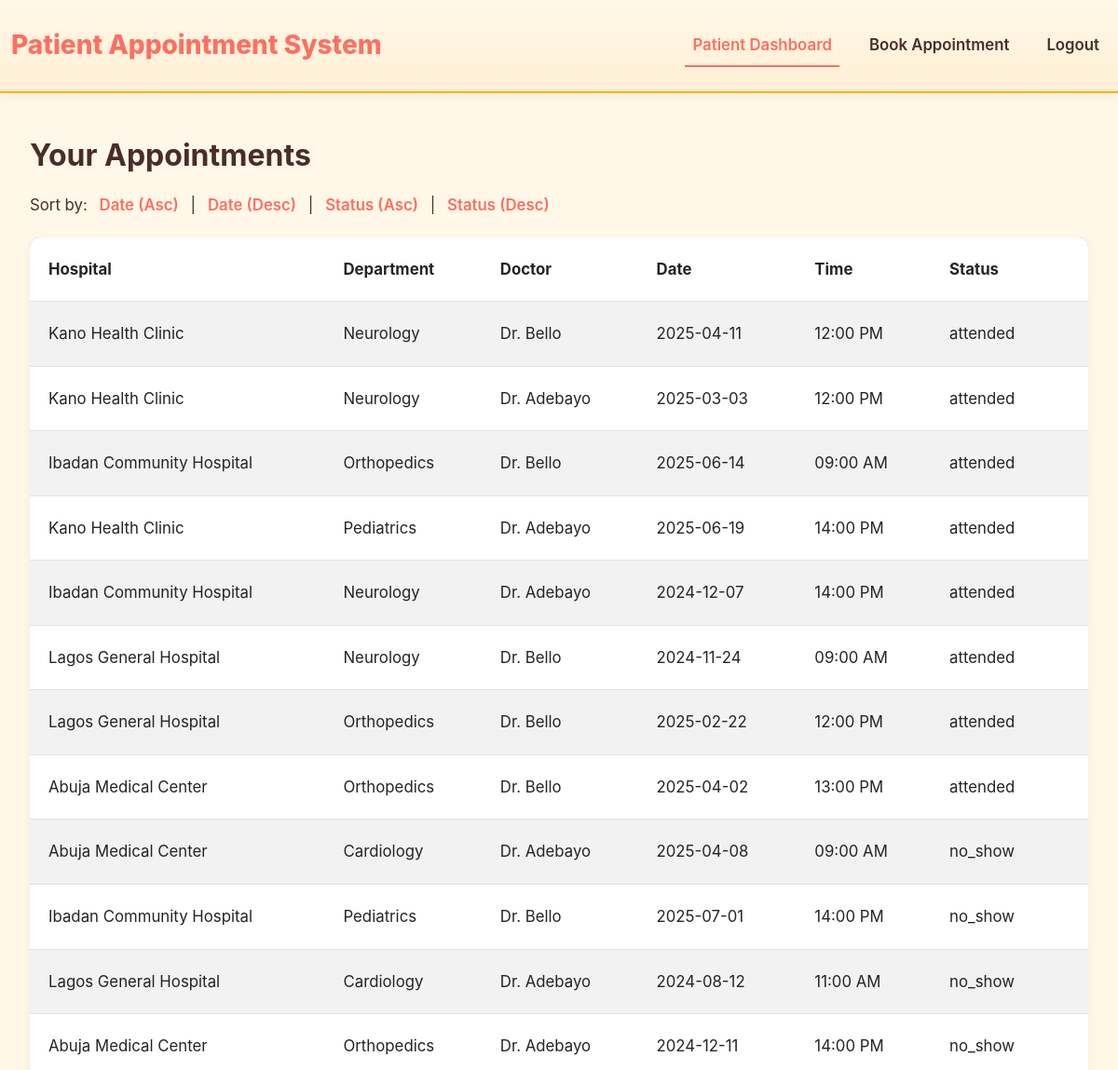
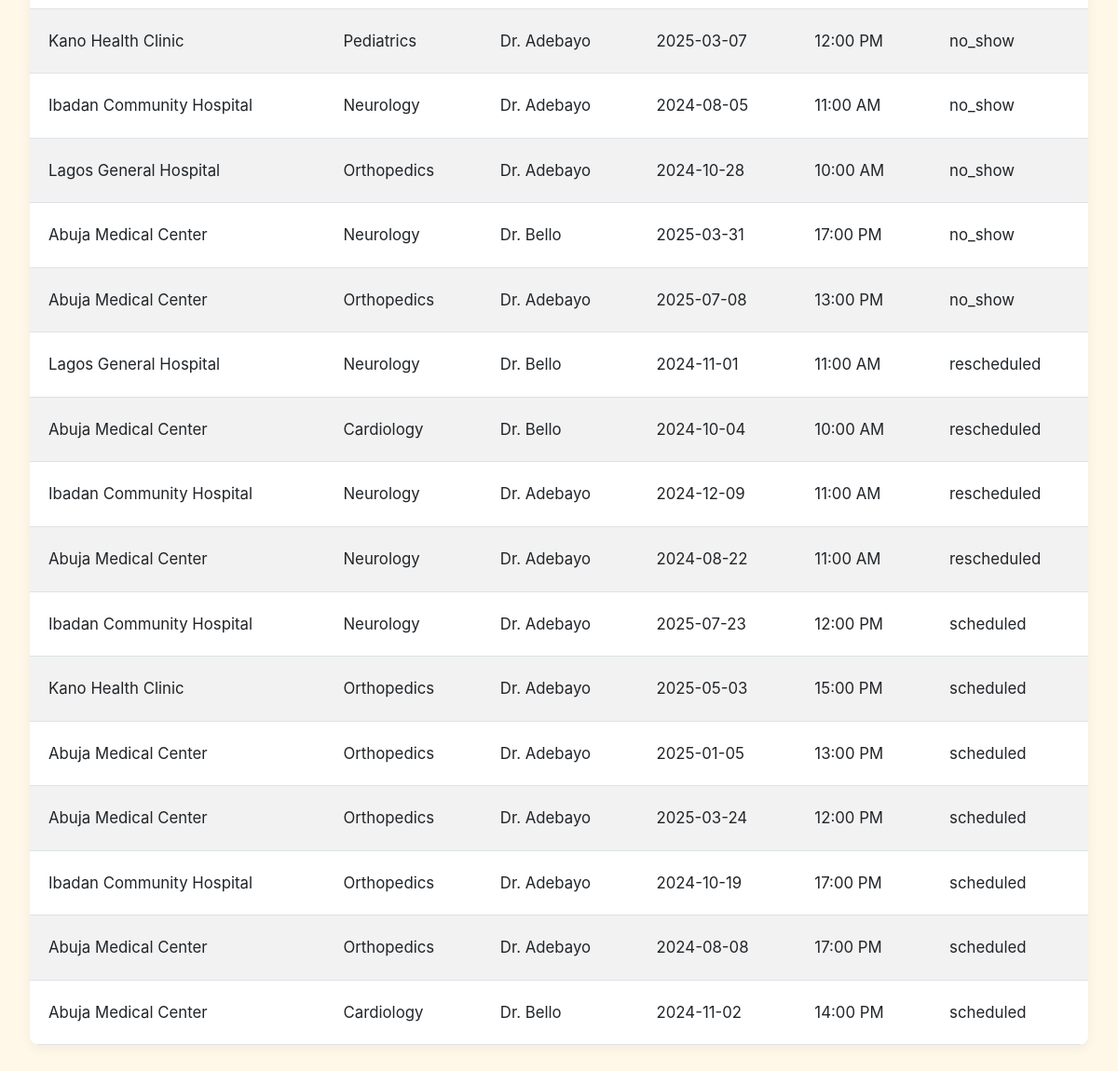
Page /patient?sort_by=status&sort_order=asc (signed in) on the committed database (2 pictures, top to bottom).
### tables this page shows
CREATE TABLE appointments 
                 (id INTEGER PRIMARY KEY AUTOINCREMENT, patient_id INTEGER, hospital_id INTEGER, department_id INTEGER, 
                  doctor_id INTEGER, slot_time TEXT, date TEXT, booking_date TEXT, no_show_prob REAL, reschedule_prob REAL, status TEXT,
                  FOREIGN KEY (patient_id) REFERENCES users(id),
                  FOREIGN KEY (hospital_id) REFERENCES hospitals(id),
                  FOREIGN KEY (department_id) REFERENCES departments(id),
                  FOREIGN KEY (doctor_id) REFERENCES doctors(id));

CREATE TABLE hospitals 
                 (id INTEGER PRIMARY KEY AUTOINCREMENT, name TEXT, location TEXT);

CREATE TABLE departments 
                 (id INTEGER PRIMARY KEY AUTOINCREMENT, hospital_id INTEGER, name TEXT,
                  FOREIGN KEY (hospital_id) REFERENCES hospitals(id));

CREATE TABLE doctors 
                 (id INTEGER PRIMARY KEY AUTOINCREMENT, hospital_id INTEGER, department_id INTEGER, name TEXT, schedule TEXT, gender TEXT,
                  FOREIGN KEY (hospital_id) REFERENCES hospitals(id),
                  FOREIGN KEY (department_id) REFERENCES departments(id));

### app.py (the view)
@app.route('/patient')
@login_required('patient')
def patient_dashboard():
    user_id = session['user_id']
    sort_by = request.args.get('sort_by', 'date')
    sort_order = request.args.get('sort_order', 'asc')
    query = """
    SELECT a.id, h.name AS hospital_name, d.name AS department_name, doc.name AS doctor_name, a.slot_time, a.date, a.status
    FROM appointments a
    JOIN hospitals h ON a.hospital_id = h.id
    JOIN departments d ON a.department_id = d.id
    JOIN doctors doc ON a.doctor_id = doc.id
    WHERE a.patient_id = ?
    """
    if sort_by in ['date', 'status']:
        query += f" ORDER BY {sort_by} {'ASC' if sort_order == 'asc' else 'DESC'}"
    appointments = query_db(query, (user_id,))
    reordered_appointments = [
        (appt['hospital_name'], appt['department_name'], appt['doctor_name'], appt['date'], appt['slot_time'], appt['status'])
        for appt in appointments
    ]
    return render_template('patient.html', appointments=reordered_appointments)

### app.py (called while the page is built)
def login_required(role=None):
    def wrapper(fn):
        @wraps(fn)
        def decorated_view(*args, **kwargs):
            if not session.get('user_id'):
                flash("Please log in to access this page.", "danger")
                return redirect(url_for('login'))
            if role and session.get('role') != role:
                flash("You do not have permission to access this page.", "danger")
                if session.get('role') == 'patient':
                    return redirect(url_for('patient_dashboard'))
                elif session.get('role') == 'admin':
                    return redirect(url_for('admin_dashboard'))
            return fn(*args, **kwargs)
        return decorated_view
    return wrapper

def get_sqlite_conn():
    conn = sqlite3.connect("database.db")
    conn.row_factory = sqlite3.Row
    return conn

def query_db(query, args=(), one=False, commit=False, return_id=False):
    conn = get_sqlite_conn()
    try:
        c = conn.cursor()
        c.execute(query, args)
        if commit:
            conn.commit()
            if return_id:
                return c.lastrowid
        else:
            rv = c.fetchall()
            if rv:
                columns = [desc[0] for desc in c.description]
                rv = [dict(zip(columns, row)) for row in rv]
                return rv[0] if one else rv
            return None if one else []
    except sqlite3.IntegrityError as e:
        if commit:
            conn.rollback()  # Roll back transaction on error
            raise e
        return None if one else []
    finally:
        conn.close()

### templates/patient.html (shortened to what this page needs)
<!DOCTYPE html>
<html lang="en">
<head>
    <link href="https://cdn.jsdelivr.net/npm/bootstrap@5.3.0/dist/css/bootstrap.min.css" rel="stylesheet">
    <link rel="stylesheet" href="{{ url_for('static', filename='css/style.css') }}">
</head>
<body>
    <nav class="navbar navbar-expand-lg">
        <div class="container-fluid">
            <a class="navbar-brand" href="{{ url_for('index') }}">Patient Appointment System</a>
            <div class="collapse navbar-collapse" id="navbarNav">
                <ul class="navbar-nav ms-auto">
                    <li class="nav-item">
                        <a class="nav-link {% if request.endpoint == 'patient_dashboard' %}active{% endif %}" href="{{ url_for('patient_dashboard') }}">Patient Dashboard</a>
                    </li>
                    <li class="nav-item">
                        <a class="nav-link {% if request.endpoint == 'book_appointment' %}active{% endif %}" href="{{ url_for('book_appointment') }}">Book Appointment</a>
                    </li>
                    <li class="nav-item">
                        <a class="nav-link" href="{{ url_for('logout') }}">Logout</a>
                    </li>
                </ul>
            </div>
        </div>
    </nav>
    <div class="container">
        <h2>Your Appointments</h2>
        <p>Sort by:
            <a href="{{ url_for('patient_dashboard', sort_by='date', sort_order='asc') }}">Date (Asc)</a> |
            <a href="{{ url_for('patient_dashboard', sort_by='date', sort_order='desc') }}">Date (Desc)</a> |
            <a href="{{ url_for('patient_dashboard', sort_by='status', sort_order='asc') }}">Status (Asc)</a> |
            <a href="{{ url_for('patient_dashboard', sort_by='status', sort_order='desc') }}">Status (Desc)</a>
        </p>
        <table class="table table-striped">
            <thead>
                <tr>
                    <th>Hospital</th>
                    <th>Department</th>
                    <th>Doctor</th>
                    <th>Date</th>
                    <th>Time</th>
                    <th>Status</th>
                </tr>
            </thead>
            <tbody>
                {% for appt in appointments %}
                <tr>
                    <td>{{ appt[0] }}</td>
                    <td>{{ appt[1] }}</td>
                    <td>{{ appt[2] }}</td>
                    <td>{{ appt[3] }}</td>
                    <td>{{ appt[4] }}</td>
                    <td>{{ appt[5] }}</td>
                </tr>
                {% endfor %}
            </tbody>
        </table>
    </div>
</body>
</html>

### static/css/style.css (style rules this page uses)
* { margin: 0; padding: 0; box-sizing: border-box; }
body { font-family: 'Inter', -apple-system, BlinkMacSystemFont, 'Segoe UI', Roboto, sans-serif; line-height: 1.7; color: #4A2C2A; background-color: #FFF8E8; min-height: 100vh; }
h1, h2, h3, h4 { font-weight: 700; color: #4A2C2A; }
h2 { font-size: 2rem; margin-bottom: 1.25rem; }
p { margin-bottom: 1.25rem; font-size: 1.05rem; }
.navbar { background: linear-gradient(to bottom, #FFF8E8, #FFEFD5); box-shadow: 0 4px 12px rgba(0, 0, 0, 0.05); padding: 1.25rem 0; border-bottom: 2px solid #FFB300; }
.navbar-brand { font-size: 1.75rem; font-weight: 800; color: #FF6F61; transition: color 0.3s ease; }
.navbar-nav .nav-link { color: #4A2C2A; font-weight: 600; font-size: 1.05rem; margin-left: 1.5rem; transition: color 0.3s ease; }
.navbar-nav .nav-link.active { color: #FF6F61; border-bottom: 2px solid #FF6F61; }
.container { max-width: 1280px; margin: 3rem auto; padding: 0 2rem; background-color: #FFF8E8; border-radius: 10px; }
.table { background-color: #FFF8E8; border-radius: 10px; overflow: hidden; box-shadow: 0 4px 12px rgba(0, 0, 0, 0.05); margin-bottom: 2rem; }
.table th, .table td { padding: 1.25rem; vertical-align: middle; font-size: 1.05rem; }
.table thead { background-color: #FF6F61; color: #ffffff; }
.table-striped tbody tr { background-color: #FFF8E8; }
.table-striped tbody tr:nth-of-type(odd) { background-color: #FFEFD5; }
p a { color: #FF6F61; text-decoration: none; font-weight: 600; margin: 0 8px; transition: color 0.3s ease; }

### rows in the picture
appointments: name "Kano Health Clinic", name "Neurology", name "Dr. Bello", date "2025-04-11", slot_time "12:00 PM", status "attended"
appointments: name "Kano Health Clinic", name "Neurology", name "Dr. Adebayo", date "2025-03-03", slot_time "12:00 PM", status "attended"
appointments: name "Ibadan Community Hospital", name "Orthopedics", name "Dr. Bello", date "2025-06-14", slot_time "09:00 AM", status "attended"
appointments: name "Kano Health Clinic", name "Pediatrics", name "Dr. Adebayo", date "2025-06-19", slot_time "14:00 PM", status "attended"
appointments: name "Ibadan Community Hospital", name "Neurology", name "Dr. Adebayo", date "2024-12-07", slot_time "14:00 PM", status "attended"
appointments: name "Lagos General Hospital", name "Neurology", name "Dr. Bello", date "2024-11-24", slot_time "09:00 AM", status "attended"
appointments: name "Lagos General Hospital", name "Orthopedics", name "Dr. Bello", date "2025-02-22", slot_time "12:00 PM", status "attended"
appointments: name "Abuja Medical Center", name "Orthopedics", name "Dr. Bello", date "2025-04-02", slot_time "13:00 PM", status "attended"
appointments: name "Abuja Medical Center", name "Cardiology", name "Dr. Adebayo", date "2025-04-08", slot_time "09:00 AM", status "no_show"
appointments: name "Ibadan Community Hospital", name "Pediatrics", name "Dr. Bello", date "2025-07-01", slot_time "14:00 PM", status "no_show"
appointments: name "Lagos General Hospital", name "Cardiology", name "Dr. Adebayo", date "2024-08-12", slot_time "11:00 AM", status "no_show"
appointments: name "Abuja Medical Center", name "Orthopedics", name "Dr. Adebayo", date "2024-12-11", slot_time "14:00 PM", status "no_show"
appointments: name "Kano Health Clinic", name "Pediatrics", name "Dr. Adebayo", date "2025-03-07", slot_time "12:00 PM", status "no_show"
appointments: name "Ibadan Community Hospital", name "Neurology", name "Dr. Adebayo", date "2024-08-05", slot_time "11:00 AM", status "no_show"
appointments: name "Lagos General Hospital", name "Orthopedics", name "Dr. Adebayo", date "2024-10-28", slot_time "10:00 AM", status "no_show"
appointments: name "Abuja Medical Center", name "Neurology", name "Dr. Bello", date "2025-03-31", slot_time "17:00 PM", status "no_show"
appointments: name "Abuja Medical Center", name "Orthopedics", name "Dr. Adebayo", date "2025-07-08", slot_time "13:00 PM", status "no_show"
appointments: name "Lagos General Hospital", name "Neurology", name "Dr. Bello", date "2024-11-01", slot_time "11:00 AM", status "rescheduled"
appointments: name "Abuja Medical Center", name "Cardiology", name "Dr. Bello", date "2024-10-04", slot_time "10:00 AM", status "rescheduled"
appointments: name "Ibadan Community Hospital", name "Neurology", name "Dr. Adebayo", date "2024-12-09", slot_time "11:00 AM", status "rescheduled"
appointments: name "Abuja Medical Center", name "Neurology", name "Dr. Adebayo", date "2024-08-22", slot_time "11:00 AM", status "rescheduled"
appointments: name "Ibadan Community Hospital", name "Neurology", name "Dr. Adebayo", date "2025-07-23", slot_time "12:00 PM", status "scheduled"
appointments: name "Kano Health Clinic", name "Orthopedics", name "Dr. Adebayo", date "2025-05-03", slot_time "15:00 PM", status "scheduled"
appointments: name "Abuja Medical Center", name "Orthopedics", name "Dr. Adebayo", date "2025-01-05", slot_time "13:00 PM", status "scheduled"
appointments: name "Abuja Medical Center", name "Orthopedics", name "Dr. Adebayo", date "2025-03-24", slot_time "12:00 PM", status "scheduled"
appointments: name "Ibadan Community Hospital", name "Orthopedics", name "Dr. Adebayo", date "2024-10-19", slot_time "17:00 PM", status "scheduled"
appointments: name "Abuja Medical Center", name "Orthopedics", name "Dr. Adebayo", date "2024-08-08", slot_time "17:00 PM", status "scheduled"
appointments: name "Abuja Medical Center", name "Cardiology", name "Dr. Bello", date "2024-11-02", slot_time "14:00 PM", status "scheduled"
